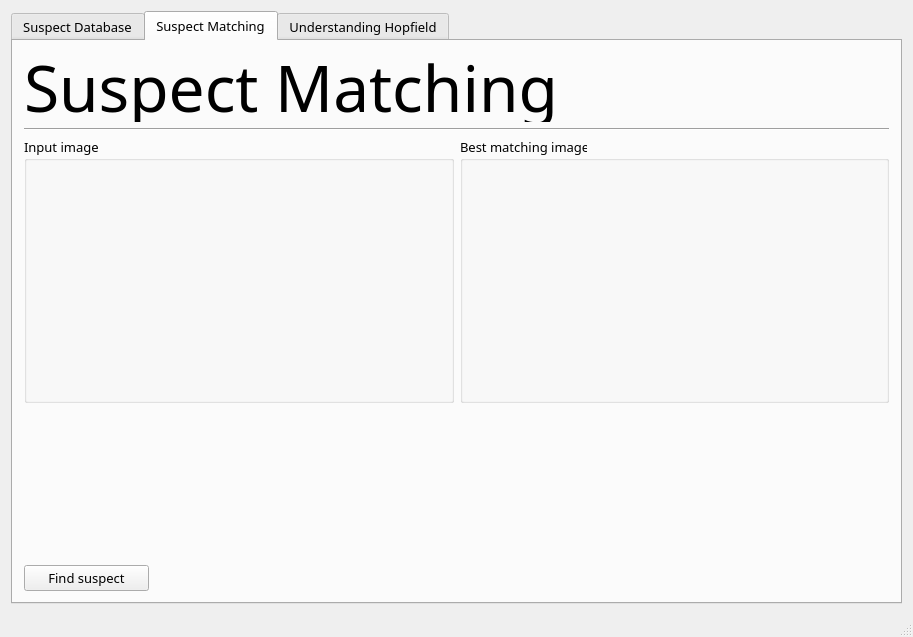
<?xml version="1.0" encoding="UTF-8"?>
<ui version="4.0">
 <class>PoliceDB</class>
 <widget class="QMainWindow" name="PoliceDB">
  <property name="geometry">
   <rect>
    <x>0</x>
    <y>0</y>
    <width>787</width>
    <height>637</height>
   </rect>
  </property>
  <property name="windowTitle">
   <string>PoliceDB</string>
  </property>
  <widget class="QWidget" name="centralWidget">
   <layout class="QVBoxLayout" name="verticalLayout">
    <item>
     <widget class="QTabWidget" name="tabWidget">
      <property name="font">
       <font>
        <family>Helvetica LT Std Light</family>
        <pointsize>10</pointsize>
        <weight>50</weight>
        <bold>false</bold>
       </font>
      </property>
      <property name="layoutDirection">
       <enum>Qt::LeftToRight</enum>
      </property>
      <property name="tabPosition">
       <enum>QTabWidget::North</enum>
      </property>
      <property name="currentIndex">
       <number>1</number>
      </property>
      <property name="iconSize">
       <size>
        <width>40</width>
        <height>40</height>
       </size>
      </property>
      <widget class="QWidget" name="suspect_database_tab">
       <attribute name="title">
        <string>Suspect Database</string>
       </attribute>
       <layout class="QVBoxLayout" name="verticalLayout_2">
        <item>
         <widget class="QLabel" name="label">
          <property name="font">
           <font>
            <family>Helvetica LT Std Light</family>
            <pointsize>48</pointsize>
            <weight>50</weight>
            <bold>false</bold>
           </font>
          </property>
          <property name="text">
           <string>Suspect Database</string>
          </property>
         </widget>
        </item>
        <item>
         <layout class="QHBoxLayout" name="horizontalLayout_2">
          <item>
           <layout class="QVBoxLayout" name="lhs">
            <item>
             <layout class="QHBoxLayout" name="horizontalLayout">
              <item>
               <widget class="QLabel" name="label_10">
                <property name="text">
                 <string>The following images are trained into the database:</string>
                </property>
               </widget>
              </item>
              <item>
               <widget class="QToolButton" name="addNewButton">
                <property name="toolTip">
                 <string>Add suspect</string>
                </property>
                <property name="text">
                 <string>Add Suspect</string>
                </property>
                <property name="icon">
                 <iconset resource="policedbresource.qrc">
                  <normaloff>:/new/prefix1/icons/add.png</normaloff>:/new/prefix1/icons/add.png</iconset>
                </property>
                <property name="iconSize">
                 <size>
                  <width>42</width>
                  <height>42</height>
                 </size>
                </property>
                <property name="autoRaise">
                 <bool>true</bool>
                </property>
               </widget>
              </item>
              <item>
               <widget class="QToolButton" name="saveButton">
                <property name="toolTip">
                 <string>&lt;html&gt;&lt;head/&gt;&lt;body&gt;&lt;p&gt;Save database&lt;/p&gt;&lt;/body&gt;&lt;/html&gt;</string>
                </property>
                <property name="text">
                 <string>Save Database</string>
                </property>
                <property name="icon">
                 <iconset resource="policedbresource.qrc">
                  <normaloff>:/new/prefix1/icons/save.png</normaloff>:/new/prefix1/icons/save.png</iconset>
                </property>
                <property name="iconSize">
                 <size>
                  <width>42</width>
                  <height>42</height>
                 </size>
                </property>
                <property name="autoRaise">
                 <bool>true</bool>
                </property>
               </widget>
              </item>
              <item>
               <widget class="QToolButton" name="loadButton">
                <property name="toolTip">
                 <string>&lt;html&gt;&lt;head/&gt;&lt;body&gt;&lt;p&gt;Load database&lt;/p&gt;&lt;/body&gt;&lt;/html&gt;</string>
                </property>
                <property name="text">
                 <string>Save Database</string>
                </property>
                <property name="icon">
                 <iconset resource="policedbresource.qrc">
                  <normaloff>:/new/prefix1/icons/open.png</normaloff>:/new/prefix1/icons/open.png</iconset>
                </property>
                <property name="iconSize">
                 <size>
                  <width>42</width>
                  <height>42</height>
                 </size>
                </property>
                <property name="autoRaise">
                 <bool>true</bool>
                </property>
               </widget>
              </item>
             </layout>
            </item>
            <item>
             <widget class="QListWidget" name="imageList">
              <property name="dragDropMode">
               <enum>QAbstractItemView::NoDragDrop</enum>
              </property>
              <property name="movement">
               <enum>QListView::Free</enum>
              </property>
              <property name="resizeMode">
               <enum>QListView::Adjust</enum>
              </property>
              <property name="layoutMode">
               <enum>QListView::Batched</enum>
              </property>
              <property name="viewMode">
               <enum>QListView::IconMode</enum>
              </property>
              <property name="uniformItemSizes">
               <bool>true</bool>
              </property>
              <property name="wordWrap">
               <bool>true</bool>
              </property>
             </widget>
            </item>
           </layout>
          </item>
          <item>
           <widget class="QGroupBox" name="rhs">
            <property name="title">
             <string>Selected suspect</string>
            </property>
            <layout class="QGridLayout" name="gridLayout">
             <item row="1" column="0">
              <layout class="QVBoxLayout" name="verticalLayout_4">
               <item>
                <layout class="QHBoxLayout" name="horizontalLayout_3">
                 <item>
                  <widget class="QLabel" name="label_2">
                   <property name="font">
                    <font>
                     <weight>75</weight>
                     <bold>true</bold>
                    </font>
                   </property>
                   <property name="text">
                    <string>Name:</string>
                   </property>
                  </widget>
                 </item>
                 <item>
                  <widget class="QLabel" name="nameLabel">
                   <property name="text">
                    <string>Lukas S.</string>
                   </property>
                   <property name="textInteractionFlags">
                    <set>Qt::LinksAccessibleByMouse|Qt::TextSelectableByKeyboard|Qt::TextSelectableByMouse</set>
                   </property>
                  </widget>
                 </item>
                </layout>
               </item>
               <item>
                <layout class="QHBoxLayout" name="horizontalLayout_4">
                 <item>
                  <widget class="QLabel" name="label_31">
                   <property name="font">
                    <font>
                     <weight>75</weight>
                     <bold>true</bold>
                    </font>
                   </property>
                   <property name="text">
                    <string>Age:</string>
                   </property>
                  </widget>
                 </item>
                 <item>
                  <widget class="QLabel" name="ageLabel">
                   <property name="text">
                    <string>21</string>
                   </property>
                   <property name="textInteractionFlags">
                    <set>Qt::LinksAccessibleByMouse|Qt::TextSelectableByKeyboard|Qt::TextSelectableByMouse</set>
                   </property>
                  </widget>
                 </item>
                </layout>
               </item>
               <item>
                <layout class="QVBoxLayout" name="verticalLayout_3">
                 <item>
                  <widget class="QLabel" name="label_32">
                   <property name="font">
                    <font>
                     <weight>75</weight>
                     <bold>true</bold>
                    </font>
                   </property>
                   <property name="text">
                    <string>Description:</string>
                   </property>
                  </widget>
                 </item>
                 <item>
                  <widget class="QTextBrowser" name="descLabel">
                   <property name="palette">
                    <palette>
                     <active>
                      <colorrole role="Base">
                       <brush brushstyle="SolidPattern">
                        <color alpha="255">
                         <red>242</red>
                         <green>241</green>
                         <blue>240</blue>
                        </color>
                       </brush>
                      </colorrole>
                     </active>
                     <inactive>
                      <colorrole role="Base">
                       <brush brushstyle="SolidPattern">
                        <color alpha="255">
                         <red>242</red>
                         <green>241</green>
                         <blue>240</blue>
                        </color>
                       </brush>
                      </colorrole>
                     </inactive>
                     <disabled>
                      <colorrole role="Base">
                       <brush brushstyle="SolidPattern">
                        <color alpha="255">
                         <red>255</red>
                         <green>255</green>
                         <blue>255</blue>
                        </color>
                       </brush>
                      </colorrole>
                     </disabled>
                    </palette>
                   </property>
                   <property name="horizontalScrollBarPolicy">
                    <enum>Qt::ScrollBarAlwaysOff</enum>
                   </property>
                   <property name="html">
                    <string>&lt;!DOCTYPE HTML PUBLIC &quot;-//W3C//DTD HTML 4.0//EN&quot; &quot;http://www.w3.org/TR/REC-html40/strict.dtd&quot;&gt;
&lt;html&gt;&lt;head&gt;&lt;meta name=&quot;qrichtext&quot; content=&quot;1&quot; /&gt;&lt;style type=&quot;text/css&quot;&gt;
p, li { white-space: pre-wrap; }
&lt;/style&gt;&lt;/head&gt;&lt;body style=&quot; font-family:'Helvetica LT Std Light'; font-size:10pt; font-weight:400; font-style:normal;&quot;&gt;
&lt;p style=&quot; margin-top:0px; margin-bottom:14px; margin-left:0px; margin-right:0px; -qt-block-indent:0; text-indent:0px;&quot;&gt;&lt;span style=&quot; font-family:'Arial,Helvetica,sans'; font-size:11px; color:#000000;&quot;&gt;Slim shady&lt;/span&gt;&lt;/p&gt;&lt;/body&gt;&lt;/html&gt;</string>
                   </property>
                   <property name="textInteractionFlags">
                    <set>Qt::LinksAccessibleByKeyboard|Qt::LinksAccessibleByMouse|Qt::TextBrowserInteraction|Qt::TextSelectableByKeyboard|Qt::TextSelectableByMouse</set>
                   </property>
                  </widget>
                 </item>
                </layout>
               </item>
              </layout>
             </item>
             <item row="0" column="0">
              <widget class="QLabel" name="imageLabel">
               <property name="minimumSize">
                <size>
                 <width>201</width>
                 <height>201</height>
                </size>
               </property>
               <property name="maximumSize">
                <size>
                 <width>251</width>
                 <height>241</height>
                </size>
               </property>
               <property name="text">
                <string/>
               </property>
               <property name="pixmap">
                <pixmap resource="policedbresource.qrc">:/new/prefix1/lucasss.png</pixmap>
               </property>
               <property name="scaledContents">
                <bool>true</bool>
               </property>
              </widget>
             </item>
            </layout>
           </widget>
          </item>
         </layout>
        </item>
        <item>
         <widget class="Line" name="line">
          <property name="acceptDrops">
           <bool>false</bool>
          </property>
          <property name="autoFillBackground">
           <bool>false</bool>
          </property>
          <property name="frameShadow">
           <enum>QFrame::Sunken</enum>
          </property>
          <property name="lineWidth">
           <number>1</number>
          </property>
          <property name="orientation">
           <enum>Qt::Horizontal</enum>
          </property>
         </widget>
        </item>
       </layout>
      </widget>
      <widget class="QWidget" name="suspect_matching_tab">
       <attribute name="title">
        <string>Suspect Matching</string>
       </attribute>
       <layout class="QVBoxLayout" name="verticalLayout_5">
        <item>
         <widget class="QLabel" name="label_4">
          <property name="maximumSize">
           <size>
            <width>16777215</width>
            <height>70</height>
           </size>
          </property>
          <property name="font">
           <font>
            <family>Helvetica LT Std Light</family>
            <pointsize>48</pointsize>
            <weight>50</weight>
            <bold>false</bold>
           </font>
          </property>
          <property name="text">
           <string>Suspect Matching</string>
          </property>
         </widget>
        </item>
        <item>
         <widget class="Line" name="line_2">
          <property name="acceptDrops">
           <bool>false</bool>
          </property>
          <property name="autoFillBackground">
           <bool>false</bool>
          </property>
          <property name="frameShadow">
           <enum>QFrame::Sunken</enum>
          </property>
          <property name="lineWidth">
           <number>1</number>
          </property>
          <property name="orientation">
           <enum>Qt::Horizontal</enum>
          </property>
         </widget>
        </item>
        <item>
         <layout class="QHBoxLayout" name="horizontalLayout_5">
          <item>
           <widget class="QGroupBox" name="groupBox_4">
            <property name="title">
             <string>Input image</string>
            </property>
            <widget class="QLabel" name="inputImage">
             <property name="geometry">
              <rect>
               <x>10</x>
               <y>20</y>
               <width>301</width>
               <height>301</height>
              </rect>
             </property>
             <property name="text">
              <string/>
             </property>
             <property name="pixmap">
              <pixmap resource="policedbresource.qrc">:/new/prefix1/mugchar.jpg</pixmap>
             </property>
             <property name="scaledContents">
              <bool>true</bool>
             </property>
            </widget>
           </widget>
          </item>
          <item>
           <widget class="QGroupBox" name="groupBox_5">
            <property name="title">
             <string>Best matching image</string>
            </property>
            <widget class="QLabel" name="label_6">
             <property name="geometry">
              <rect>
               <x>10</x>
               <y>20</y>
               <width>301</width>
               <height>301</height>
              </rect>
             </property>
             <property name="text">
              <string/>
             </property>
             <property name="pixmap">
              <pixmap resource="policedbresource.qrc">:/new/prefix1/celeb.jpg</pixmap>
             </property>
             <property name="scaledContents">
              <bool>true</bool>
             </property>
            </widget>
           </widget>
          </item>
         </layout>
        </item>
        <item>
         <layout class="QHBoxLayout" name="horizontalLayout_6">
          <property name="spacing">
           <number>0</number>
          </property>
          <property name="sizeConstraint">
           <enum>QLayout::SetMaximumSize</enum>
          </property>
          <item>
           <widget class="QLabel" name="label_12">
            <property name="maximumSize">
             <size>
              <width>125</width>
              <height>150</height>
             </size>
            </property>
            <property name="text">
             <string/>
            </property>
            <property name="pixmap">
             <pixmap resource="policedbresource.qrc">:/new/prefix1/sheen-images/000000.bmp</pixmap>
            </property>
            <property name="scaledContents">
             <bool>true</bool>
            </property>
           </widget>
          </item>
          <item>
           <widget class="QLabel" name="label_13">
            <property name="maximumSize">
             <size>
              <width>125</width>
              <height>150</height>
             </size>
            </property>
            <property name="text">
             <string/>
            </property>
            <property name="pixmap">
             <pixmap resource="policedbresource.qrc">:/new/prefix1/sheen-images/000060.bmp</pixmap>
            </property>
            <property name="scaledContents">
             <bool>true</bool>
            </property>
           </widget>
          </item>
          <item>
           <widget class="QLabel" name="label_14">
            <property name="maximumSize">
             <size>
              <width>125</width>
              <height>150</height>
             </size>
            </property>
            <property name="text">
             <string/>
            </property>
            <property name="pixmap">
             <pixmap resource="policedbresource.qrc">:/new/prefix1/sheen-images/000160.bmp</pixmap>
            </property>
            <property name="scaledContents">
             <bool>true</bool>
            </property>
           </widget>
          </item>
          <item>
           <widget class="QLabel" name="label_15">
            <property name="maximumSize">
             <size>
              <width>125</width>
              <height>150</height>
             </size>
            </property>
            <property name="text">
             <string/>
            </property>
            <property name="pixmap">
             <pixmap resource="policedbresource.qrc">:/new/prefix1/sheen-images/000225.bmp</pixmap>
            </property>
            <property name="scaledContents">
             <bool>true</bool>
            </property>
           </widget>
          </item>
         </layout>
        </item>
        <item>
         <widget class="QPushButton" name="findButton">
          <property name="maximumSize">
           <size>
            <width>125</width>
            <height>16777215</height>
           </size>
          </property>
          <property name="text">
           <string>Find suspect</string>
          </property>
         </widget>
        </item>
       </layout>
      </widget>
      <widget class="QWidget" name="hopfiel_playground_tab">
       <attribute name="title">
        <string>Understanding Hopfield</string>
       </attribute>
       <widget class="QLabel" name="label_8">
        <property name="geometry">
         <rect>
          <x>10</x>
          <y>0</y>
          <width>771</width>
          <height>81</height>
         </rect>
        </property>
        <property name="font">
         <font>
          <family>Helvetica LT Std Light</family>
          <pointsize>48</pointsize>
          <weight>50</weight>
          <bold>false</bold>
         </font>
        </property>
        <property name="text">
         <string>Understanding Hopfield</string>
        </property>
       </widget>
       <widget class="Line" name="line_3">
        <property name="geometry">
         <rect>
          <x>0</x>
          <y>80</y>
          <width>521</width>
          <height>16</height>
         </rect>
        </property>
        <property name="acceptDrops">
         <bool>false</bool>
        </property>
        <property name="autoFillBackground">
         <bool>false</bool>
        </property>
        <property name="frameShadow">
         <enum>QFrame::Sunken</enum>
        </property>
        <property name="lineWidth">
         <number>1</number>
        </property>
        <property name="orientation">
         <enum>Qt::Horizontal</enum>
        </property>
       </widget>
       <widget class="QGroupBox" name="groupBox_6">
        <property name="geometry">
         <rect>
          <x>10</x>
          <y>100</y>
          <width>791</width>
          <height>131</height>
         </rect>
        </property>
        <property name="title">
         <string>Trained Patterns</string>
        </property>
        <widget class="QLabel" name="label_18">
         <property name="geometry">
          <rect>
           <x>20</x>
           <y>20</y>
           <width>101</width>
           <height>101</height>
          </rect>
         </property>
         <property name="text">
          <string/>
         </property>
         <property name="pixmap">
          <pixmap resource="policedbresource.qrc">:/new/prefix1/8x8-images/highres/smiley1.bmp.bmp</pixmap>
         </property>
         <property name="scaledContents">
          <bool>true</bool>
         </property>
        </widget>
        <widget class="QLabel" name="label_19">
         <property name="geometry">
          <rect>
           <x>280</x>
           <y>20</y>
           <width>101</width>
           <height>101</height>
          </rect>
         </property>
         <property name="text">
          <string/>
         </property>
         <property name="pixmap">
          <pixmap resource="policedbresource.qrc">:/new/prefix1/8x8-images/highres/eleven.bmp.bmp</pixmap>
         </property>
         <property name="scaledContents">
          <bool>true</bool>
         </property>
        </widget>
        <widget class="QLabel" name="label_20">
         <property name="geometry">
          <rect>
           <x>150</x>
           <y>20</y>
           <width>101</width>
           <height>101</height>
          </rect>
         </property>
         <property name="text">
          <string/>
         </property>
         <property name="pixmap">
          <pixmap resource="policedbresource.qrc">:/new/prefix1/8x8-images/highres/plus.bmp.bmp</pixmap>
         </property>
         <property name="scaledContents">
          <bool>true</bool>
         </property>
        </widget>
        <widget class="QLabel" name="label_21">
         <property name="geometry">
          <rect>
           <x>410</x>
           <y>20</y>
           <width>101</width>
           <height>101</height>
          </rect>
         </property>
         <property name="text">
          <string/>
         </property>
         <property name="pixmap">
          <pixmap resource="policedbresource.qrc">:/new/prefix1/8x8-images/highres/house.bmp.bmp</pixmap>
         </property>
         <property name="scaledContents">
          <bool>true</bool>
         </property>
        </widget>
        <widget class="QLabel" name="label_22">
         <property name="geometry">
          <rect>
           <x>540</x>
           <y>20</y>
           <width>101</width>
           <height>101</height>
          </rect>
         </property>
         <property name="text">
          <string/>
         </property>
         <property name="pixmap">
          <pixmap resource="policedbresource.qrc">:/new/prefix1/8x8-images/highres/circle.bmp.bmp</pixmap>
         </property>
         <property name="scaledContents">
          <bool>true</bool>
         </property>
        </widget>
        <widget class="QLabel" name="label_23">
         <property name="geometry">
          <rect>
           <x>670</x>
           <y>20</y>
           <width>101</width>
           <height>101</height>
          </rect>
         </property>
         <property name="text">
          <string/>
         </property>
         <property name="pixmap">
          <pixmap resource="policedbresource.qrc">:/new/prefix1/8x8-images/highres/squarecross.bmp.bmp</pixmap>
         </property>
         <property name="scaledContents">
          <bool>true</bool>
         </property>
        </widget>
       </widget>
       <widget class="QGroupBox" name="groupBox_7">
        <property name="geometry">
         <rect>
          <x>10</x>
          <y>240</y>
          <width>321</width>
          <height>311</height>
         </rect>
        </property>
        <property name="title">
         <string>Draw Here!</string>
        </property>
        <widget class="QLabel" name="label_9">
         <property name="geometry">
          <rect>
           <x>10</x>
           <y>20</y>
           <width>291</width>
           <height>281</height>
          </rect>
         </property>
         <property name="cursor">
          <cursorShape>ArrowCursor</cursorShape>
         </property>
         <property name="text">
          <string/>
         </property>
         <property name="pixmap">
          <pixmap resource="policedbresource.qrc">:/new/prefix1/drawn-circle.jpg</pixmap>
         </property>
         <property name="scaledContents">
          <bool>true</bool>
         </property>
        </widget>
       </widget>
       <widget class="QGroupBox" name="groupBox_8">
        <property name="geometry">
         <rect>
          <x>340</x>
          <y>240</y>
          <width>461</width>
          <height>311</height>
         </rect>
        </property>
        <property name="title">
         <string>Convergance Chain</string>
        </property>
        <widget class="QLabel" name="label_24">
         <property name="geometry">
          <rect>
           <x>20</x>
           <y>30</y>
           <width>61</width>
           <height>61</height>
          </rect>
         </property>
         <property name="text">
          <string/>
         </property>
         <property name="pixmap">
          <pixmap resource="policedbresource.qrc">:/new/prefix1/8x8-convergence/highres/000001.bmp.bmp</pixmap>
         </property>
         <property name="scaledContents">
          <bool>true</bool>
         </property>
        </widget>
        <widget class="QLabel" name="label_25">
         <property name="geometry">
          <rect>
           <x>90</x>
           <y>30</y>
           <width>61</width>
           <height>61</height>
          </rect>
         </property>
         <property name="text">
          <string/>
         </property>
         <property name="pixmap">
          <pixmap resource="policedbresource.qrc">:/new/prefix1/8x8-convergence/highres/000004.bmp.bmp</pixmap>
         </property>
         <property name="scaledContents">
          <bool>true</bool>
         </property>
        </widget>
        <widget class="QLabel" name="label_26">
         <property name="geometry">
          <rect>
           <x>160</x>
           <y>30</y>
           <width>61</width>
           <height>61</height>
          </rect>
         </property>
         <property name="text">
          <string/>
         </property>
         <property name="pixmap">
          <pixmap resource="policedbresource.qrc">:/new/prefix1/8x8-convergence/highres/000006.bmp.bmp</pixmap>
         </property>
         <property name="scaledContents">
          <bool>true</bool>
         </property>
        </widget>
        <widget class="QLabel" name="label_27">
         <property name="geometry">
          <rect>
           <x>230</x>
           <y>30</y>
           <width>61</width>
           <height>61</height>
          </rect>
         </property>
         <property name="text">
          <string/>
         </property>
         <property name="pixmap">
          <pixmap resource="policedbresource.qrc">:/new/prefix1/8x8-convergence/highres/000008.bmp.bmp</pixmap>
         </property>
         <property name="scaledContents">
          <bool>true</bool>
         </property>
        </widget>
        <widget class="QLabel" name="label_28">
         <property name="geometry">
          <rect>
           <x>300</x>
           <y>30</y>
           <width>61</width>
           <height>61</height>
          </rect>
         </property>
         <property name="text">
          <string/>
         </property>
         <property name="pixmap">
          <pixmap resource="policedbresource.qrc">:/new/prefix1/8x8-convergence/highres/000009.bmp.bmp</pixmap>
         </property>
         <property name="scaledContents">
          <bool>true</bool>
         </property>
        </widget>
        <widget class="QLabel" name="label_29">
         <property name="geometry">
          <rect>
           <x>370</x>
           <y>30</y>
           <width>61</width>
           <height>61</height>
          </rect>
         </property>
         <property name="text">
          <string/>
         </property>
         <property name="pixmap">
          <pixmap resource="policedbresource.qrc">:/new/prefix1/8x8-convergence/highres/000010.bmp.bmp</pixmap>
         </property>
         <property name="scaledContents">
          <bool>true</bool>
         </property>
        </widget>
        <widget class="QLabel" name="label_30">
         <property name="geometry">
          <rect>
           <x>20</x>
           <y>90</y>
           <width>411</width>
           <height>221</height>
          </rect>
         </property>
         <property name="text">
          <string>&lt;html&gt;&lt;head/&gt;&lt;body&gt;&lt;p&gt;&lt;span style=&quot; font-size:14pt;&quot;&gt;How it works&lt;/span&gt;&lt;/p&gt;&lt;p&gt;&lt;span style=&quot; font-size:8pt;&quot;&gt;The Hopfiled network used to converge this pattern is trained based on the&lt;br/&gt;&lt;/span&gt;&lt;span style=&quot; font-size:8pt; font-weight:600;&quot;&gt;Hebbian rule&lt;/span&gt;&lt;span style=&quot; font-size:8pt;&quot;&gt;, which says that neurons that &lt;/span&gt;&lt;span style=&quot; font-size:8pt; font-weight:600;&quot;&gt;fire together, wire together&lt;/span&gt;&lt;span style=&quot; font-size:8pt;&quot;&gt;.&lt;/span&gt;&lt;/p&gt;&lt;p&gt;&lt;span style=&quot; font-size:8pt;&quot;&gt;In the context of images, neurons are black/white pixels.&lt;/span&gt;&lt;/p&gt;&lt;p&gt;&lt;span style=&quot; font-size:8pt;&quot;&gt;Based on this rule, a fully connected neural network is &lt;/span&gt;&lt;span style=&quot; font-size:8pt; font-weight:600;&quot;&gt;trained&lt;/span&gt;&lt;span style=&quot; font-size:8pt;&quot;&gt; from&lt;br/&gt;the patterns to learn.&lt;/span&gt;&lt;/p&gt;&lt;p&gt;&lt;span style=&quot; font-size:8pt;&quot;&gt;When run against a pattern, random pixels are updated to the sign of&lt;br/&gt;their &lt;/span&gt;&lt;span style=&quot; font-size:8pt; font-weight:600;&quot;&gt;weighted neighbours&lt;/span&gt;&lt;span style=&quot; font-size:8pt;&quot;&gt; until it &lt;/span&gt;&lt;span style=&quot; font-size:8pt; font-weight:600;&quot;&gt;converges&lt;/span&gt;&lt;span style=&quot; font-size:8pt;&quot;&gt;.&lt;br/&gt;With high probability the converged pattern will be one of the trained ones.&lt;/span&gt;&lt;/p&gt;&lt;/body&gt;&lt;/html&gt;</string>
         </property>
         <property name="textFormat">
          <enum>Qt::RichText</enum>
         </property>
        </widget>
       </widget>
      </widget>
     </widget>
    </item>
   </layout>
  </widget>
  <widget class="QStatusBar" name="statusBar"/>
 </widget>
 <layoutdefault spacing="6" margin="11"/>
 <resources>
  <include location="policedbresource.qrc"/>
 </resources>
 <connections/>
</ui>
